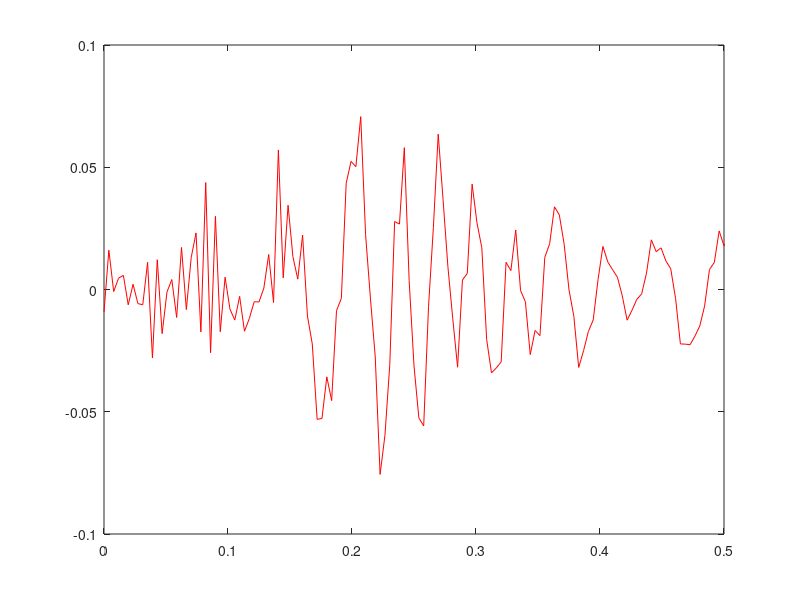

This chart was generated by the following MATLAB code:
clc
clear

 NFFT=4096;
 ff=load('pXOYM.txt');
 ff1=ff(:,1);
% ff1=ff(:,1);
% ff1=load('pXOYM1.txt');
% ffTH=load('FDPressureTH.txt');
%ffth1=ff(:,1);
%ffth2=ff(:,2);
cc=real(ifft(ff1,NFFT))*NFFT;
c=real(ifft(ff,NFFT)*NFFT);
% d=real(ifft(ff,NFFT)*NFFT);
ODT = 1/NFFT;
OTime = ODT*(0:NFFT-1);
%plot(OTime,c,'k-',OTime,cc,'r-.');
plot(OTime,cc,'b-.');
xlim([0,0.005]);

% legend('ifftMatlab','ifftC');

%%

clc
clear 

NFFT=256;
ODT = 1/NFFT;
OTime = ODT*(0:NFFT-1);

ff1=load('pXOYM.txt');

ff=real(ff1);
for k=1:NFFT/2
    OpMUpHalf(k)=ff(k);
end

for k=2:NFFT/2
    OpMHalfConj(k)=conj(OpMUpHalf(k));
    
end

for k=2:NFFT/2
    OpMLowerHalf(k)=OpMHalfConj(NFFT/2-k+1);
end


OpMFull = [OpMUpHalf OpMLowerHalf]';

OpTM = real(ifft(OpMFull,NFFT)*NFFT);
plot(OTime,OpTM,'r')
xlim([0,0.5]);

%%
clc
clear 

NFFT=256;
ODT = 1/NFFT;
OTime = ODT*(0:NFFT-1);

ff1=load('pXOYM.txt');

OpMUpHalf = zeros(NFFT/2+1,1);
OpMHalfConj = zeros(NFFT/2-1,1);
OpMLowerHalf = zeros(NFFT/2-1,1);

for j = 1:1
    
    for k = 1:NFFT/2+1
    %for k = 1:NFFT/2
    
        OpMUpHalf(k,j) = ff1(k,j);
        
    end
    
end

for j = 1:1
    
    for k = 2:NFFT/2 

        OpMHalfConj(k,j) = conj(OpMUpHalf(k,j));
    
    end
    
end

for j = 1:1
    
    for k = 2:NFFT/2
        
        OpMLowerHalf(k,j) = OpMHalfConj(NFFT/2-k+1,j);
    
    end
    
end

OpMFull = [OpMUpHalf;OpMLowerHalf];
%OpMFull = [OpMUpHalf OpMLowerHalf];   
OpTM = zeros(NFFT,1);
     
for j = 1:1
    
    OpTM(:,j) = real(ifft(OpMFull(:,j),NFFT)*NFFT);

end

plot(OTime,OpTM(:,1),'r-')
xlim([0,0.5]);

hold on
td = load('TDTimePressure1.txt');
%plot(td(:,1),td(:,2),'k-');



